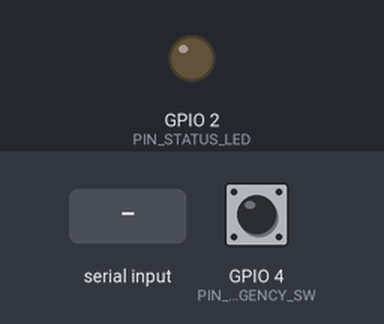
A sketch run on a simulated ESP32. Parts: output pins drawn as LEDs (lit = HIGH). Dashed ring = blinking. The inputs (shaded band) are chosen by the test bench; at power-on: GPIO 4 (PIN_EMERGENCY_SW) HIGH. What the sketch prints to the serial monitor is not drawn.

Above: at 0.0 s.
At 2.2 s:
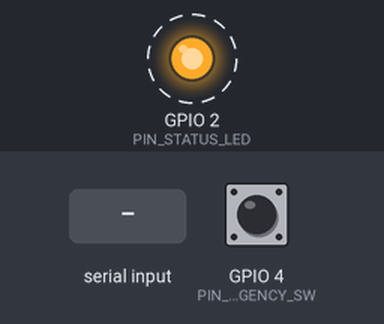
2.3 s: GPIO 4 (PIN_EMERGENCY_SW) pulled LOW for 1 s
5.8 s: "1" received over the second serial link
Timing chart, 0 to 15.3 s (numbered marks = the images above; inputs shaded):
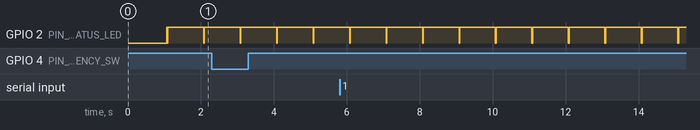

Measured:
- by itself, GPIO 2 (PIN_STATUS_LED): alternates HIGH for 0.98 s and LOW for 0.02 s

The sketch:

esp32_benchtwin_sim.ino
```cpp
/*
  =============================================================================
  Lane-Aware Intelligent Emergency Vehicle Alert System
  BENCHTWIN SIMULATION FIRMWARE — ESP32 Telemetry & Sensor Simulation
  =============================================================================

  PURPOSE & CONTEXT:
  ------------------
  This sketch is a standalone, simulator-compatible firmware created specifically
  for BenchTwin (and similar lightweight browser-based simulators).

  WHY THIS SEPARATE FILE IS NECESSARY:
  ------------------------------------
  In BenchTwin, compiling the production firmware fails with:
      "WebSocketsClient isn't a type BenchTwin knows"
  BenchTwin is an in-browser virtual microcontroller workbench that does not
  include the third-party 'WebSockets' library (by Markus Sattler), nor does it
  provide a full network socket stack to reach external LAN/WAN WebSocket servers.

  This simulation firmware:
  1. Compiles with ZERO external library dependencies (uses standard ESP32/Arduino core).
  2. Preserves the exact hardware pin configuration:
     - GPS RX2: GPIO 16 (NEO-6M TX)
     - GPS TX2: GPIO 17 (NEO-6M RX)
     - UART2 Baud: 9600
     - Emergency Switch: GPIO 4 (INPUT_PULLUP; LOW = Emergency ON)
     - Status/Fix LED:   GPIO 2 (OUTPUT; HIGH = Active/Locked)
  3. Supports interactive BenchTwin hardware testing:
     - Toggling GPIO 4 in BenchTwin toggles Emergency mode in real-time.
     - Status LED on GPIO 2 reflects simulated GPS fix state.
     - Listens on UART2 (GPIO 16/17) if virtual serial data is piped.
  4. Generates realistic, clearly labelled simulated ambulance telemetry
     matching the backend `AmbulanceTelemetry` contract (12.9716, 77.5946, 45 km/h, 90 deg).
  5. Emits structured JSON directly to the Serial Monitor at 115200 baud.
  6. DOES NOT simulate fake WebSocket connections or pretend network sockets succeeded.

  NOTE:
  For physical ESP32 hardware deployment with real NEO-6M GPS and real WebSocket
  streaming to the FastAPI backend, use the production firmware:
  `firmware/esp32_ambulance/esp32_ambulance.ino` (or `firmware/Esp32.ino`).
  =============================================================================
*/

#include <Arduino.h>
#include <HardwareSerial.h>

// ---------------------------------------------------------------------------
// Hardware Pin Definitions & Constants (Strictly preserved from production)
// ---------------------------------------------------------------------------
#define GPS_RX_PIN          16      // ESP32 RX2 <- NEO-6M TX (UART2)
#define GPS_TX_PIN          17      // ESP32 TX2 -> NEO-6M RX (UART2)
#define GPS_BAUD_RATE       9600    // Standard baud rate for NEO-6M
#define PIN_EMERGENCY_SW    4       // Toggle switch: LOW = EMERGENCY, HIGH = NORMAL
#define PIN_STATUS_LED      2       // Onboard Status / Fix indicator LED

// Telemetry interval in milliseconds (1 Hz transmission)
const unsigned long TELEMETRY_INTERVAL_MS = 1000;

// ---------------------------------------------------------------------------
// Simulated Route Coordinates (Bangalore Corridor used in backend test suite)
// ---------------------------------------------------------------------------
const double SIM_START_LAT  = 12.971598;
const double SIM_START_LNG  = 77.594562;
const double SIM_SPEED_KMH  = 45.2;
const double SIM_HEADING    = 88.5;

// Step delta per second (~12.5 m/s at 45 km/h along heading ~88.5 deg)
const double LAT_STEP_PER_SEC = 0.000003;
const double LNG_STEP_PER_SEC = 0.000112;

// ---------------------------------------------------------------------------
// Global Simulation State
// ---------------------------------------------------------------------------
HardwareSerial simGpsSerial(2);

unsigned long lastTelemetrySendTime = 0;
unsigned long simStepCount = 0;
double currentSimLat = SIM_START_LAT;
double currentSimLng = SIM_START_LNG;
bool realUartBytesDetected = false;

// ---------------------------------------------------------------------------
// Helper: Format double to string with specific precision (safe without sprintf %f issues)
// ---------------------------------------------------------------------------
String formatDouble(double val, int decimals) {
  return String(val, decimals);
}

// ---------------------------------------------------------------------------
// Setup
// ---------------------------------------------------------------------------
void setup() {
  Serial.begin(115200);
  delay(1000);

  Serial.println("\n=======================================================");
  Serial.println("  Lane-Aware Intelligent Emergency Vehicle Alert System");
  Serial.println("  [BENCHTWIN SIMULATION FIRMWARE — STANDALONE]");
  Serial.println("=======================================================");
  Serial.println("ENVIRONMENT NOTICE:");
  Serial.println("  - Simulator:        BenchTwin / Web-based ESP32 simulator");
  Serial.println("  - Telemetry Mode:   SYNTHETIC AMBULANCE TELEMETRY");
  Serial.println("  - WebSocket Status: DISABLED (BenchTwin does not support WebSocketsClient)");
  Serial.println("  - Target Interface: Serial Monitor output @ 115200 baud");
  Serial.println("-------------------------------------------------------");
  Serial.printf("PIN CONFIGURATION:\n");
  Serial.printf("  - GPIO %d: Emergency Switch (INPUT_PULLUP, LOW=Active)\n", PIN_EMERGENCY_SW);
  Serial.printf("  - GPIO %d: Fix / Status LED (OUTPUT)\n", PIN_STATUS_LED);
  Serial.printf("  - GPIO %d: GPS RX2 (UART2 @ %d baud)\n", GPS_RX_PIN, GPS_BAUD_RATE);
  Serial.printf("  - GPIO %d: GPS TX2 (UART2 @ %d baud)\n", GPS_TX_PIN, GPS_BAUD_RATE);
  Serial.println("=======================================================\n");

  // Configure GPIOs
  pinMode(PIN_EMERGENCY_SW, INPUT_PULLUP);
  pinMode(PIN_STATUS_LED, OUTPUT);
  digitalWrite(PIN_STATUS_LED, HIGH); // Solid ON in simulation indicating ready

  // Initialize UART2 on hardware pins 16 & 17
  simGpsSerial.begin(GPS_BAUD_RATE, SERIAL_8N1, GPS_RX_PIN, GPS_TX_PIN);
  Serial.println("[SIM-INIT] HardwareSerial 2 initialized on GPIO 16 (RX) / 17 (TX).");
  Serial.println("[SIM-INIT] Ready. Emitting simulated telemetry at 1 Hz...\n");
}

// ---------------------------------------------------------------------------
// Generate & Emit Simulated Telemetry
// ---------------------------------------------------------------------------
void emitSimulatedTelemetry() {
  // Read physical/simulated emergency switch pin
  // Active LOW with internal pull-up: LOW = EMERGENCY, HIGH = NORMAL
  int rawSwitchVal = digitalRead(PIN_EMERGENCY_SW);
  bool isEmergency = (rawSwitchVal == LOW);

  // Advance simulated coordinates along corridor
  currentSimLat += LAT_STEP_PER_SEC;
  currentSimLng += LNG_STEP_PER_SEC;
  simStepCount++;

  // Wrap around after 120 steps (~2 km corridor traverse) to keep simulation running cleanly
  if (simStepCount > 120) {
    simStepCount = 0;
    currentSimLat = SIM_START_LAT;
    currentSimLng = SIM_START_LNG;
    Serial.println("\n[SIM-INFO] Route boundary reached; loop reset to start waypoint.\n");
  }

  // Generate synthetic Unix timestamp (offset relative to millis)
  // Base: 1750000000.0 (simulated epoch seconds)
  double simTimestamp = 1750000000.0 + ((double)millis() / 1000.0);

  // Toggle LED briefly to indicate telemetry transmission heartbeat
  digitalWrite(PIN_STATUS_LED, LOW);
  delay(20);
  digitalWrite(PIN_STATUS_LED, HIGH);

  // 1. Human-Readable Diagnostic Log (Explicitly labelled as SIMULATED)
  Serial.println("----------------------------------------------------------------");
  Serial.printf("[SIMULATED TELEMETRY #%lu] — SOURCE: BENCHTWIN SYNTHETIC ENGINE\n", simStepCount);
  Serial.printf("  Data Status:      SIMULATED (No physical NEO-6M satellite fix)\n");
  Serial.printf("  Latitude:         %s deg\n", formatDouble(currentSimLat, 6).c_str());
  Serial.printf("  Longitude:        %s deg\n", formatDouble(currentSimLng, 6).c_str());
  Serial.printf("  Speed:            %.1f km/h\n", SIM_SPEED_KMH);
  Serial.printf("  Heading:          %.1f deg\n", SIM_HEADING);
  Serial.printf("  Emergency Switch: %s (GPIO 4 raw: %d)\n", isEmergency ? "ACTIVE [EMERGENCY]" : "NORMAL", rawSwitchVal);
  Serial.printf("  Timestamp (ts):   %s\n", formatDouble(simTimestamp, 3).c_str());
  Serial.printf("  UART2 State:      %s\n", realUartBytesDetected ? "External serial bytes detected" : "Simulated GPS stream");
  Serial.printf("  Network Notice:   WebSocketsClient not available in BenchTwin (simulated)\n");

  // 2. Strict JSON string matching FastAPI backend `models.AmbulanceTelemetry`
  // Schema: {"lat": float, "lng": float, "speed_kmh": float, "heading_deg": float, "emergency": bool, "ts": float}
  String jsonPayload = "{";
  jsonPayload += "\"lat\":" + formatDouble(currentSimLat, 6) + ",";
  jsonPayload += "\"lng\":" + formatDouble(currentSimLng, 6) + ",";
  jsonPayload += "\"speed_kmh\":" + formatDouble(SIM_SPEED_KMH, 1) + ",";
  jsonPayload += "\"heading_deg\":" + formatDouble(SIM_HEADING, 1) + ",";
  jsonPayload += "\"emergency\":" + String(isEmergency ? "true" : "false") + ",";
  jsonPayload += "\"ts\":" + formatDouble(simTimestamp, 3);
  jsonPayload += "}";

  Serial.print("[JSON PAYLOAD]   ");
  Serial.println(jsonPayload);
  Serial.println("----------------------------------------------------------------\n");
}

// ---------------------------------------------------------------------------
// Main Loop
// ---------------------------------------------------------------------------
void loop() {
  // Check if any UART2 serial bytes are sent to GPIO 16 (for BenchTwin serial inject testing)
  while (simGpsSerial.available() > 0) {
    char c = simGpsSerial.read();
    realUartBytesDetected = true;
    // Echo any received raw bytes for debugging if needed
    (void)c;
  }

  // Periodic Telemetry Generation (1 Hz)
  unsigned long now = millis();
  if (now - lastTelemetrySendTime >= TELEMETRY_INTERVAL_MS) {
    lastTelemetrySendTime = now;
    emitSimulatedTelemetry();
  }
}
```
